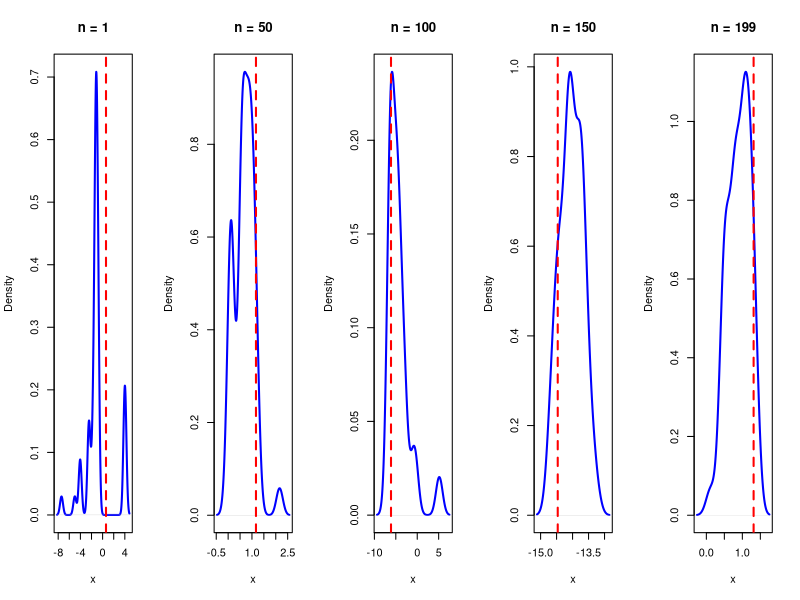
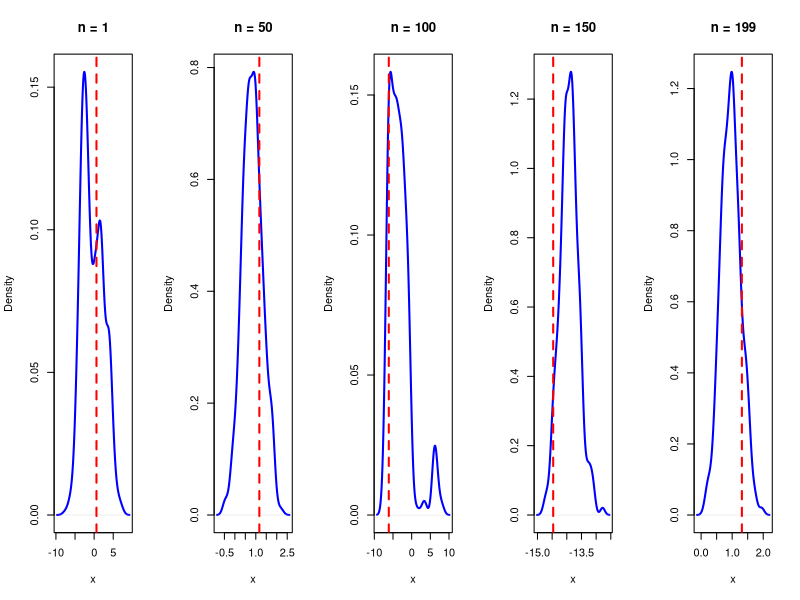
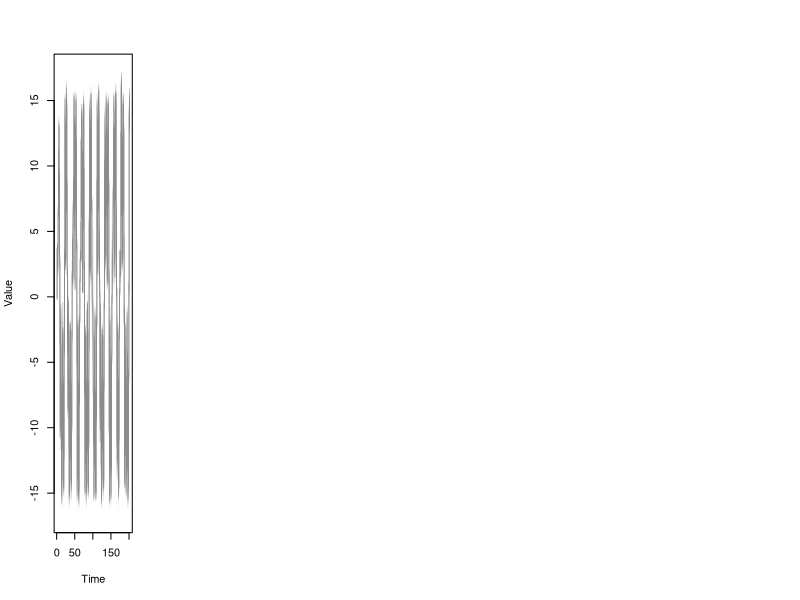

Source code (R) for these figures, in order:
## ---- chunk 1
knitr::opts_chunk$set(
  collapse = TRUE,
  comment = "#>"
)
include_solutions <- TRUE
## ---- chunk 2
set.seed(8)
require(rmarkdown)
require(knitr)
require(kableExtra)
# Put any library imports and other preamble here.
## ---- chunk 3
#| echo: False
#Simulating the dataset
x <- rep(0,201)
y <- rep(0,201)
x[1] <- rnorm(1)
y[1] <- (x[1]^2)/20 + rnorm(1)

for (i in 2:201){
  x[i] <- 0.5*x[i-1] + (25*x[i-1])/(1+(x[i-1])^2) + 8*cos(1.2*(i-1))+rnorm(1, mean=0, sd=sqrt(0.1))
  y[i] <- (x[i]^2)/20 + rnorm(1)
}
## ---- chunk 4
#| echo: False
#A single forward run of a SIR particle filter

#creates a matrix with N rows and n columns 
#each column will have the Xi sampled at time i 
#weights will all be assumed to be 1/N, as the samples will be in-
#-the matrix only after resampling

psi0 <- function(x, n){
  return (0.5*x + (25*x)/(1+x^2) + 8*cos(1.2*n))
}

proposal <- function(x, y, n){
  psi <- psi0(x, n)
  Sn <- (10 + (psi^2)/100)^(-1)
  mn <- Sn * (10*psi + (psi/10) * (y + (psi^2)/20 ))
  return(list(mn = mn, Sn = Sn))
}

SIR <- function(N){
  samples <- matrix(rep(0,201*N), nrow=N, ncol=201)
  ancestors <- matrix(0, nrow=N, ncol=201)
  
  ## Sampling first samples
  
  samples0 <- rep(0,N)
  weights0 <- rep(0,N)
  
  for (i in 1:N){
    samples0[i] <- rnorm(1, mean=0, sd=1)
    #compute unnormalised weights- target over proposal
    #in bootstrap case this is just g
    weights0[i] <- dnorm(y[1], mean=(samples0[i]^2)/20, sd=1)
  }
  
  # normalise weights
  weights0 <- weights0/sum(weights0)
  
  #Resample (Multinomial Resampling)

  resamples <- sample(1:N, size = N, replace = TRUE, prob = weights0)
  ancestors[,1] <- resamples
  resamples0 <- rep(0,N)
  
  
  for (i in 1:N){
    resamples0[i] <- samples0[resamples[i]]
  }
  
  #update matrix
  samples[,1] <- resamples0
  
  ## Sampling remaining 199*N samples
  for (k in 2:201){
    samplesk <- rep(0,N)
    weightsk <- rep(0,N)
    
    
    for (i in 1:N){
      Xkprev <- samples[,k-1][i]
      prop <- proposal(x=Xkprev, y=y[k], n=k-1)
      samplesk[i] <- rnorm(1, mean=prop$mn, sd=sqrt(prop$Sn))
      
      fx <- psi0(Xkprev, k-1)
      transition <- dnorm(samplesk[i], mean=fx, sd=sqrt(0.1))
      likelihood <- dnorm(y[k], mean=(samplesk[i]^2)/20, sd=1)
      proposal_density <- dnorm(samplesk[i], mean=prop$mn, sd=sqrt(prop$Sn))
      
      
      
      
      log_w <- log(transition) + log(likelihood) - log(proposal_density)
      weightsk[i] <- exp(log_w)
    }
    #normalise weights
    weightsk <- weightsk/sum(weightsk)
    
    #Multinomial Resampling
    resamples <- sample(1:N, size=N, replace=TRUE, prob=weightsk)
    ancestors[,k] <- resamples
    resamplesk <- rep(0,N)
    
    for (i in 1:N){
      resamplesk[i] <- samplesk[resamples[i]]
    }
    
    #update matrix
    samples[,k] <- resamplesk
  }
  return(list(samples = samples, ancestors = ancestors))
}

SIR50 <- SIR(50)
sir50 <- SIR50$samples

SIR500 <- SIR(500)
sir500 <- SIR500$samples
## ---- chunk 5
#| echo: False
#| label: fig-1
#| fig-cap: "N=50 SIR particle filter approximations"
#| fig-width: 12
#| fig-height: 4

times = c(2,51,101,151,200)
par(mfrow = c(1, length(times)))

for (n in times) {
  d <- density(sir50[, n])
  plot(d, lwd = 2, col = "blue",
       main = paste("n =", n-1),
       xlab = "x", ylab = "Density")
  abline(v = x[n], col = "red", lwd = 2, lty = 2)
}

## ---- chunk 6
#| echo: False
#| label: fig-2
#| fig-cap: "N=500 SIR particle filter approximations"
#| fig-width: 12
#| fig-height: 4

times = c(2,51,101,151,200)
par(mfrow = c(1, length(times)))

for (n in times) {
  d <- density(sir500[, n])
  plot(d, lwd = 2, col = "blue",
       main = paste("n =", n-1),
       xlab = "x", ylab = "Density")
  abline(v = x[n], col = "red", lwd = 2, lty = 2)
}

## ---- chunk 7
#| echo: False
#| label: fig-3
#| fig-cap: "Path Degeneracy Plot"


anc <- SIR50$ancestors
paths <- matrix(rep(0,201*50), nrow=50, ncol=201)
paths[,201] <- sir50[,201]


idx <- 201
while (idx>1){
  for (i in 1:50){
    ancestor <- sir50[anc[i,idx], idx-1]
    paths[i,idx-1] <- ancestor
      
  }
  idx <- idx-1
}


matplot(t(paths), type = "l", lty = 1, col = rgb(0, 0, 0, 0.01),
        xlab = "Time", ylab = "Value")
